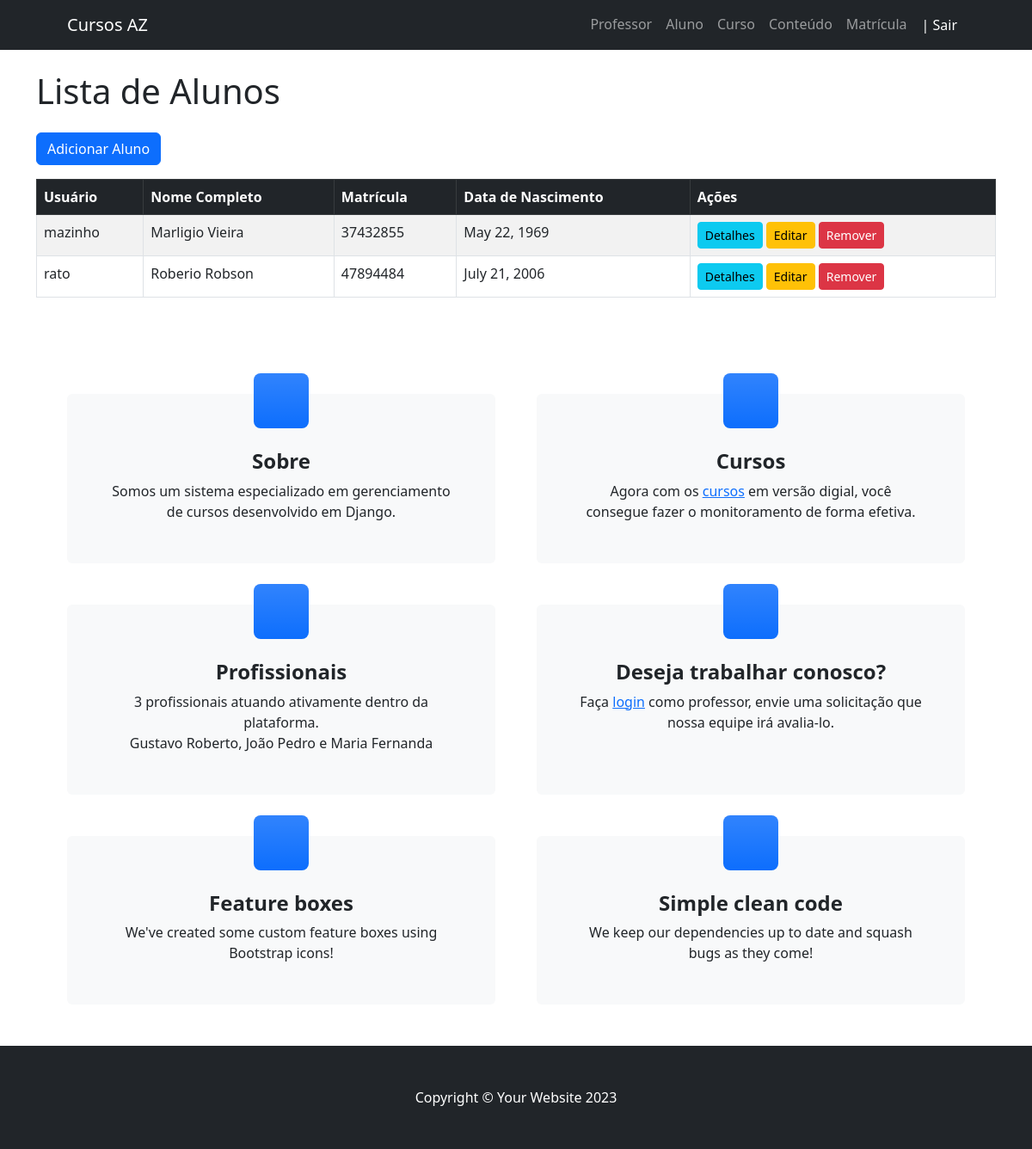
Page /aluno/ (signed in) on the committed database.
### aluno/models.py (models this page shows, shortened)
class Aluno(User):
    matricula = models.CharField(
        max_length=20,
        unique=True,
        default=gerar_matricula,
        editable=False
    )
    data_nascimento = models.DateField()

### aluno/views.py (the view)
# urls.py: path('aluno/', views_aluno.index, name="index-aluno"),
@login_required
@permission_required('aluno.view_aluno', raise_exception=True)
def index(request):
    alunos = Aluno.objects.all()
    return render(request, 'aluno/index.html', {'alunos': alunos})

### templates/aluno/index.html
{% extends "_base.html" %}
{% block content %}
<br>
<div class="container">
    <h1 class="mb-4">Lista de Alunos</h1>
    <a href="{% url 'add-aluno' %}" class="btn btn-primary mb-3">Adicionar Aluno</a>
    <div class="table-responsive">
        <table class="table table-striped table-bordered">
            <thead class="table-dark">
                <tr>
                    <th>Usuário</th>
                    <th>Nome Completo</th>
                    <th>Matrícula</th>
                    <th>Data de Nascimento</th>
                    <th>Ações</th>
                </tr>
            </thead>
            <tbody>
                {% for aluno in alunos %}
                    <tr>
                        <td>{{ aluno.username }}</td>
                        <td>{{ aluno.get_full_name }}</td>
                        <td>{{ aluno.matricula }}</td>
                        <td>{{ aluno.data_nascimento }}</td>
                        <td>
                            <a href="{% url 'detail-aluno' aluno.id %}" class="btn btn-sm btn-info">Detalhes</a>
                            <a href="{% url 'edit-aluno' aluno.id %}" class="btn btn-sm btn-warning">Editar</a>
                            <a href="{% url 'remove-aluno' aluno.id %}" class="btn btn-sm btn-danger">Remover</a>
                        </td>
                    </tr>
                {% empty %}
                    <tr>
                        <td colspan="5" class="text-center">Nenhum aluno cadastrado.</td>
                    </tr>
                {% endfor %}
            </tbody>
        </table>
        <br><br><br>
    </div>
</div>
{% endblock %}/

### rows in the picture
Aluno: username "mazinho", get_full_name "Marligio Vieira", matricula "37432855", data_nascimento "May 22, 1969"
Aluno: username "rato", get_full_name "Roberio Robson", matricula "47894484", data_nascimento "July 21, 2006"
